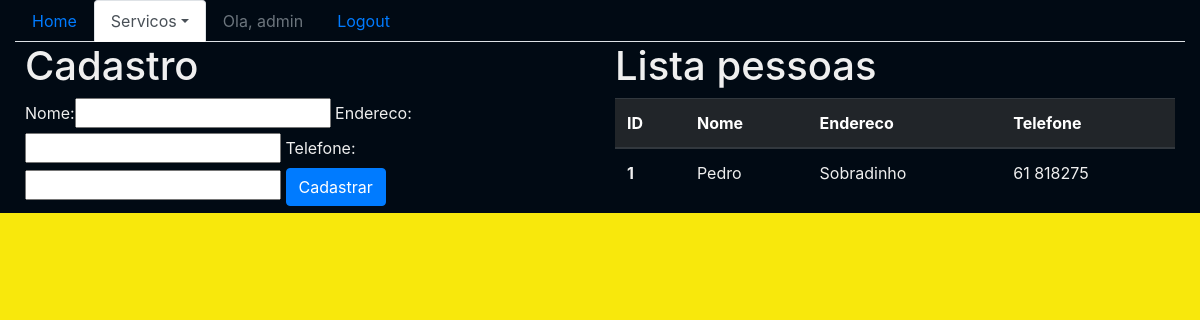
The page /sistema/pessoas/ (signed in) on the database as committed earlier.
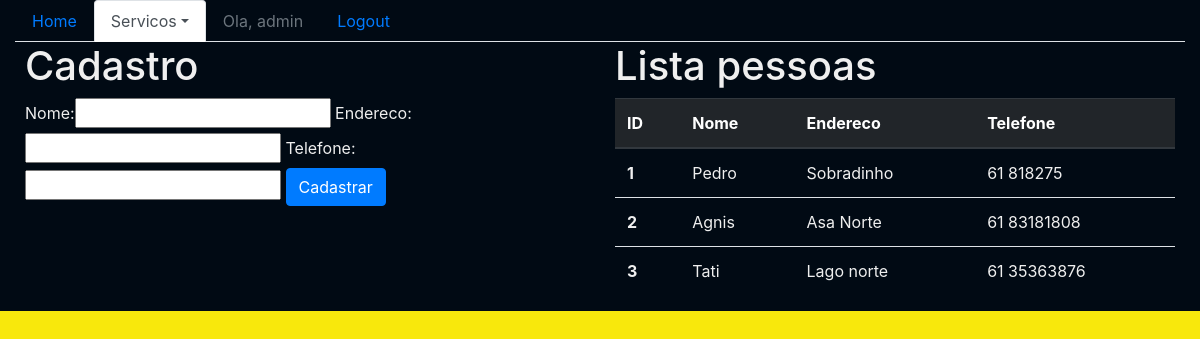
The same page on the database as committed later.
### core/models.py (models this page shows, shortened)
class Pessoa(models.Model):
    nome = models.CharField(max_length=100)
    endereco = models.CharField(max_length=200)
    telefone = models.CharField(max_length=20)

### core/views.py (the view)
@login_required()
def lista_pessoas(request):
    pessoas = Pessoa.objects.all()
    form = PessoaForm()
    data = {'pessoas': pessoas, 'form': form}
    return render(request, 'core/lista_pessoas.html', data)

### core/forms.py
class PessoaForm(ModelForm):
    class Meta:
        model = Pessoa
        fields = '__all__'

### core/templates/core/lista_pessoas.html (shortened to what this page needs)
{% extends 'base.html' %}
{% load bootstrap %}
{% block menu%}
    <ul class="nav nav-tabs">
        <li class="nav-item">
            <a class="nav-link" href="{% url 'core_home' %}">Home</a>
        </li>
        <li class="nav-item dropdown">
        <li class="nav-item active dropdown">
            <a class="nav-link dropdown-toggle active" data-toggle="dropdown" href="#" role="button" aria-haspopup="true" aria-expanded="false">Servicos</a>
        </li>
        {% if user.is_authenticated %}
            <li class="nav-item">
                    <a class="nav-link disabled" href="">Ola, {{ user }}</a>
            </li>
            <li class="nav-item">
                    <a class="nav-link" href="{% url 'logout' %}">Logout</a>
            </li>
        {% else %}
            <li class="nav-item">
                    <a class="nav-link" href="{% url 'login' %}">Login</a>
            </li>
        {% endif %}
    </ul>
{% endblock %}
{% block main %}
<div class="row">
    <div class="col-sm-6">
            <h1>Cadastro</h1>
        <form action="{% url 'core_pessoa_novo' %}" method="POST">
            {{ form|bootstrap }}
            <button type="submit" class="btn btn-primary">Cadastrar</button>
        </form>
    </div>
    <div class="col-sm-6">
            <h1>Lista pessoas</h1>
            <table class="table">
                <thead class="thead-dark">
                    <tr>
                    <th scope="col">ID</th>
                    <th scope="col">Nome</th>
                    <th scope="col">Endereco</th>
                    <th scope="col">Telefone</th>
                    </tr>
                </thead>
                <tbody>
                    {% for pessoa in pessoas%}
                    <tr>
                    <th scope="row">{{ pessoa.id }}</th>
                    <td>{{ pessoa.nome }}</td>
                    <td>{{ pessoa.endereco }}</td>
                    <td>{{ pessoa.telefone }}</td>
                    </tr>
                    {% endfor %}
                </tbody>
            </table>
    </div>
</div>
{% endblock %}

### templates/base.html (shortened to what this page needs)
{% load static %}
<!DOCTYPE html>
<html lang="en">
<head>
    <link rel="stylesheet" href="{% static 'bootstrap/css/bootstrap.css' %}">
</head>
<body>
<div class="container-fluid">
    {% block menu%}
    {% endblock %}
    {% block main %}
    {% endblock %}
</div>
</body>
</html>

Rows that differ between the two databases and show on the page:
added Pessoa: id "2", nome "Agnis", endereco "Asa Norte", telefone "61 83181808"
added Pessoa: id "3", nome "Tati", endereco "Lago norte", telefone "61 35363876"
